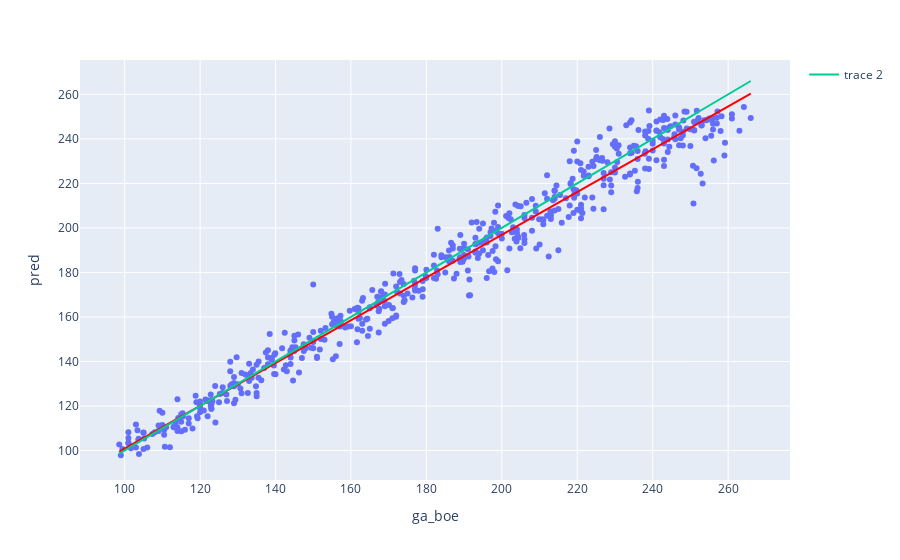

Notebook code for this chart:
### Code cell
fig = px.scatter(df_g, x="ga_boe", y="pred", trendline='ols', trendline_color_override="red")
fig.add_trace(go.Scatter(x=df_g["ga_boe"], y=df_g["ga_boe"]))
fig

### Figure 1 — Plotly figure (JSON) as saved in the notebook; plotly's stock layout.template omitted (floating-point values rounded to 4 significant figures; data arrays with more than 128 entries replaced by an {"elided": "..."} marker saying what was removed)
{"data": [{"hovertemplate": "ga_boe=%{x}<br>pred=%{y}<extra></extra>", "legendgroup": "", "marker": {"color": "#636efa", "symbol": "circle"}, "mode": "markers", "name": "", "orientation": "v", "showlegend": false, "type": "scatter", "x": {"elided": "545 float values"}, "xaxis": "x", "y": {"elided": "545 float values"}, "yaxis": "y"}, {"hovertemplate": "<b>OLS trendline</b><br>pred = 0.960209 * ga_boe + 4.87158<br>R<sup>2</sup>=0.972599<br><br>ga_boe=%{x}<br>pred=%{y} <b>(trend)</b><extra></extra>", "legendgroup": "", "line": {"color": "red"}, "marker": {"color": "#636efa", "symbol": "circle"}, "mode": "lines", "name": "", "showlegend": false, "type": "scatter", "x": {"elided": "545 float values"}, "xaxis": "x", "y": {"elided": "545 float values"}, "yaxis": "y"}, {"type": "scatter", "x": {"elided": "545 float values"}, "y": {"elided": "545 float values"}}], "layout": {"autosize": true, "legend": {"tracegroupgap": 0}, "margin": {"t": 60}, "xaxis": {"anchor": "y", "autorange": true, "domain": [0, 1], "range": [88.53, 276.0], "title": {"text": "ga_boe"}, "type": "linear"}, "yaxis": {"anchor": "x", "autorange": true, "domain": [0, 1], "range": [85.1, 275.5], "title": {"text": "pred"}, "type": "linear"}}}
